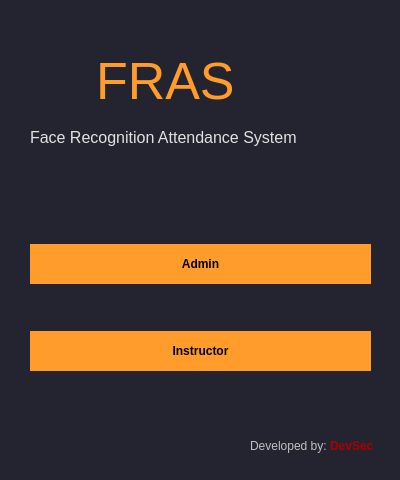
<?xml version="1.0" encoding="UTF-8"?>
<ui version="4.0">
 <class>Main</class>
 <widget class="QDialog" name="Main">
  <property name="geometry">
   <rect>
    <x>0</x>
    <y>0</y>
    <width>400</width>
    <height>480</height>
   </rect>
  </property>
  <property name="windowTitle">
   <string>FRAS Main</string>
  </property>
  <property name="styleSheet">
   <string notr="true">/*Copyright (c) DevSec Studio. All rights reserved.

MIT License

Permission is hereby granted, free of charge, to any person obtaining a copy
of this software and associated documentation files (the &quot;Software&quot;), to deal
in the Software without restriction, including without limitation the rights
to use, copy, modify, merge, publish, distribute, sublicense, and/or sell
copies of the Software, and to permit persons to whom the Software is
furnished to do so, subject to the following conditions:

The above copyright notice and this permission notice shall be included in all
copies or substantial portions of the Software.

THE SOFTWARE IS PROVIDED *AS IS*, WITHOUT WARRANTY OF ANY KIND, EXPRESS OR
IMPLIED, INCLUDING BUT NOT LIMITED TO THE WARRANTIES OF MERCHANTABILITY,
FITNESS FOR A PARTICULAR PURPOSE AND NONINFRINGEMENT. IN NO EVENT SHALL THE
AUTHORS OR COPYRIGHT HOLDERS BE LIABLE FOR ANY CLAIM, DAMAGES OR OTHER
LIABILITY, WHETHER IN AN ACTION OF CONTRACT, TORT OR OTHERWISE, ARISING FROM,
OUT OF OR IN CONNECTION WITH THE SOFTWARE OR THE USE OR OTHER DEALINGS IN THE SOFTWARE.
*/

/*-----QWidget-----*/
QWidget
{
	background-color: #232430;
	color: #000000;
	border-color: #000000;

}


/*-----QLabel-----*/
QLabel
{
	background-color: #232430;
	color: #c1c1c1;
	border-color: #000000;

}


/*-----QPushButton-----*/
QPushButton
{
	background-color: #ff9c2b;
	color: #000000;
	font-weight: bold;
	border-style: solid;
	border-color: #000000;
	padding: 6px;

}


QPushButton::hover
{
	background-color: #ffaf5d;

}


QPushButton::pressed
{
	background-color: #dd872f;

}


/*-----QToolButton-----*/
QToolButton
{
	background-color: #ff9c2b;
	color: #000000;
	font-weight: bold;
	border-style: solid;
	border-color: #000000;
	padding: 6px;

}


QToolButton::hover
{
	background-color: #ffaf5d;

}


QToolButton::pressed
{
	background-color: #dd872f;

}


/*-----QLineEdit-----*/
QLineEdit
{
	background-color: #38394e;
	color: #c1c1c1;
	border-style: solid;
	border-width: 1px;
	border-color: #4a4c68;

}


/*-----QTableView-----*/
QTableView, 
QHeaderView, 
QTableView::item 
{
	background-color: #232430;
	color: #c1c1c1;
	border: none;

}


QTableView::item:selected 
{ 
    background-color: #41424e;
    color: #c1c1c1;

}


QHeaderView::section:horizontal 
{
    background-color: #232430;
	border: 1px solid #37384d;
	padding: 5px;

}


QTableView::indicator{
	background-color: #1d1d28;
	border: 1px solid #37384d;

}


QTableView::indicator:checked{
	image:url(&quot;./ressources/check.png&quot;); /*To replace*/
	background-color: #1d1d28;

}

/*-----QTabWidget-----*/
QTabWidget::pane 
{ 
    border: none;

}


QTabWidget::tab-bar 
{
    left: 5px; 

}


QTabBar::tab 
{
    color: #c1c1c1;
    min-width: 1px;
	padding-left: 25px;
	margin-left:-22px;
    height: 28px;
	border: none;

}


QTabBar::tab:selected 
{
    color: #c1c1c1;
	font-weight: bold;
    height: 28px;

}


QTabBar::tab:!first 
{
    margin-left: -20px;

}


QTabBar::tab:hover 
{
    color: #DDD;

}


/*-----QScrollBar-----*/
QScrollBar:horizontal 
{
    background-color: transparent;
    height: 8px;
    margin: 0px;
    padding: 0px;

}


QScrollBar::handle:horizontal 
{
    border: none;
	min-width: 100px;
    background-color: #56576c;

}


QScrollBar::add-line:horizontal, 
QScrollBar::sub-line:horizontal,
QScrollBar::add-page:horizontal, 
QScrollBar::sub-page:horizontal 
{
    width: 0px;
    background-color: transparent;

}


QScrollBar:vertical 
{
    background-color: transparent;
    width: 8px;
    margin: 0;

}


QScrollBar::handle:vertical 
{
    border: none;
	min-height: 100px;
    background-color: #56576c;

}


QScrollBar::add-line:vertical, 
QScrollBar::sub-line:vertical,
QScrollBar::add-page:vertical, 
QScrollBar::sub-page:vertical 
{
    height: 0px;
    background-color: transparent;

}
</string>
  </property>
  <widget class="QWidget" name="verticalLayoutWidget">
   <property name="geometry">
    <rect>
     <x>30</x>
     <y>40</y>
     <width>341</width>
     <height>381</height>
    </rect>
   </property>
   <layout class="QVBoxLayout" name="verticalLayout">
    <item>
     <layout class="QHBoxLayout" name="horizontalLayout_2">
      <property name="spacing">
       <number>6</number>
      </property>
      <item>
       <widget class="QLabel" name="Icon">
        <property name="sizePolicy">
         <sizepolicy hsizetype="Fixed" vsizetype="Fixed">
          <horstretch>0</horstretch>
          <verstretch>0</verstretch>
         </sizepolicy>
        </property>
        <property name="minimumSize">
         <size>
          <width>60</width>
          <height>60</height>
         </size>
        </property>
        <property name="maximumSize">
         <size>
          <width>60</width>
          <height>60</height>
         </size>
        </property>
        <property name="text">
         <string/>
        </property>
        <property name="pixmap">
         <pixmap>fro.png</pixmap>
        </property>
        <property name="scaledContents">
         <bool>true</bool>
        </property>
       </widget>
      </item>
      <item>
       <widget class="QLabel" name="title_label">
        <property name="sizePolicy">
         <sizepolicy hsizetype="Fixed" vsizetype="Fixed">
          <horstretch>0</horstretch>
          <verstretch>0</verstretch>
         </sizepolicy>
        </property>
        <property name="font">
         <font>
          <pointsize>39</pointsize>
         </font>
        </property>
        <property name="styleSheet">
         <string notr="true">color: rgb(255, 156, 43);</string>
        </property>
        <property name="text">
         <string>FRAS</string>
        </property>
        <property name="alignment">
         <set>Qt::AlignLeading|Qt::AlignLeft|Qt::AlignVCenter</set>
        </property>
       </widget>
      </item>
      <item>
       <spacer name="horizontalSpacer">
        <property name="orientation">
         <enum>Qt::Horizontal</enum>
        </property>
        <property name="sizeType">
         <enum>QSizePolicy::MinimumExpanding</enum>
        </property>
        <property name="sizeHint" stdset="0">
         <size>
          <width>40</width>
          <height>21</height>
         </size>
        </property>
       </spacer>
      </item>
     </layout>
    </item>
    <item>
     <widget class="QLabel" name="label">
      <property name="sizePolicy">
       <sizepolicy hsizetype="Preferred" vsizetype="Fixed">
        <horstretch>0</horstretch>
        <verstretch>0</verstretch>
       </sizepolicy>
      </property>
      <property name="minimumSize">
       <size>
        <width>0</width>
        <height>0</height>
       </size>
      </property>
      <property name="font">
       <font>
        <pointsize>12</pointsize>
       </font>
      </property>
      <property name="styleSheet">
       <string notr="true">color:rgb(225, 225, 225);
</string>
      </property>
      <property name="text">
       <string>Face Recognition Attendance System</string>
      </property>
     </widget>
    </item>
    <item>
     <spacer name="verticalSpacer_3">
      <property name="orientation">
       <enum>Qt::Vertical</enum>
      </property>
      <property name="sizeType">
       <enum>QSizePolicy::Fixed</enum>
      </property>
      <property name="sizeHint" stdset="0">
       <size>
        <width>20</width>
        <height>80</height>
       </size>
      </property>
     </spacer>
    </item>
    <item>
     <widget class="QPushButton" name="Admin_btn">
      <property name="sizePolicy">
       <sizepolicy hsizetype="Minimum" vsizetype="Fixed">
        <horstretch>0</horstretch>
        <verstretch>20</verstretch>
       </sizepolicy>
      </property>
      <property name="minimumSize">
       <size>
        <width>0</width>
        <height>40</height>
       </size>
      </property>
      <property name="text">
       <string>Admin</string>
      </property>
     </widget>
    </item>
    <item>
     <spacer name="verticalSpacer">
      <property name="orientation">
       <enum>Qt::Vertical</enum>
      </property>
      <property name="sizeType">
       <enum>QSizePolicy::Fixed</enum>
      </property>
      <property name="sizeHint" stdset="0">
       <size>
        <width>20</width>
        <height>30</height>
       </size>
      </property>
     </spacer>
    </item>
    <item>
     <widget class="QPushButton" name="instructor_btn">
      <property name="minimumSize">
       <size>
        <width>0</width>
        <height>40</height>
       </size>
      </property>
      <property name="text">
       <string>Instructor</string>
      </property>
     </widget>
    </item>
    <item>
     <widget class="QLabel" name="labelResult">
      <property name="enabled">
       <bool>true</bool>
      </property>
      <property name="sizePolicy">
       <sizepolicy hsizetype="Preferred" vsizetype="Maximum">
        <horstretch>0</horstretch>
        <verstretch>0</verstretch>
       </sizepolicy>
      </property>
      <property name="font">
       <font>
        <pointsize>11</pointsize>
       </font>
      </property>
      <property name="styleSheet">
       <string notr="true">color: rgb(170, 0, 0);</string>
      </property>
      <property name="text">
       <string/>
      </property>
     </widget>
    </item>
   </layout>
  </widget>
  <widget class="QWidget" name="horizontalLayoutWidget">
   <property name="geometry">
    <rect>
     <x>250</x>
     <y>430</y>
     <width>160</width>
     <height>31</height>
    </rect>
   </property>
   <layout class="QHBoxLayout" name="horizontalLayout">
    <property name="spacing">
     <number>0</number>
    </property>
    <item>
     <widget class="QLabel" name="label_2">
      <property name="text">
       <string>Developed by:</string>
      </property>
     </widget>
    </item>
    <item>
     <widget class="QLabel" name="label_3">
      <property name="font">
       <font>
        <weight>75</weight>
        <bold>true</bold>
       </font>
      </property>
      <property name="styleSheet">
       <string notr="true">color: rgb(170, 0, 0);</string>
      </property>
      <property name="text">
       <string>DevSec</string>
      </property>
     </widget>
    </item>
   </layout>
  </widget>
 </widget>
 <resources/>
 <connections/>
</ui>
